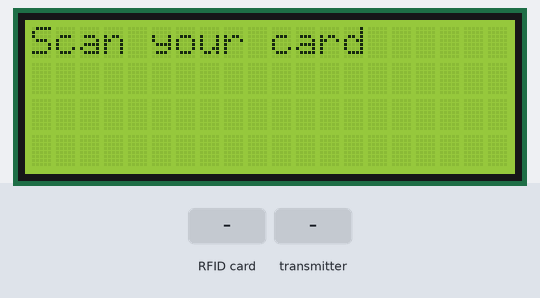
Bench run of a sketch on a simulated Arduino Uno, built with avr-gcc and run on an emulated ATmega328P. On the bench: 20×4 character LCD. The test bench sets the inputs (shaded band). No radio packets arrive unless stated; what the sketch prints to the serial monitor is not drawn.

Above: at 4.3 s.
4.4 s: RFID card F2 68 68 4B held to the reader
At 5.6 s:
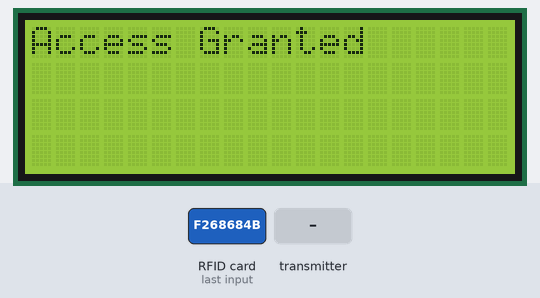
5.9 s: the transmitter starts sending ecg = 0
At 7.4 s:
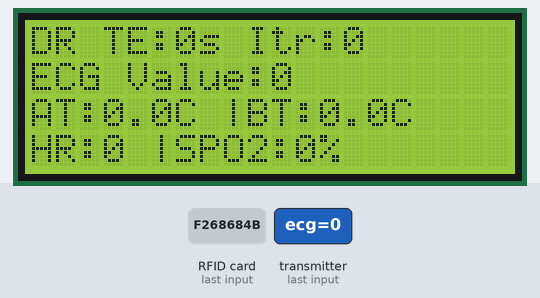
8.9 s: the transmitter starts sending ecg = 256
At 9.4 s:
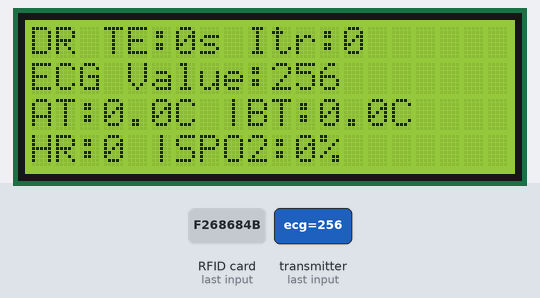
11.9 s: the transmitter starts sending ambientTemp = 100
At 12.8 s:
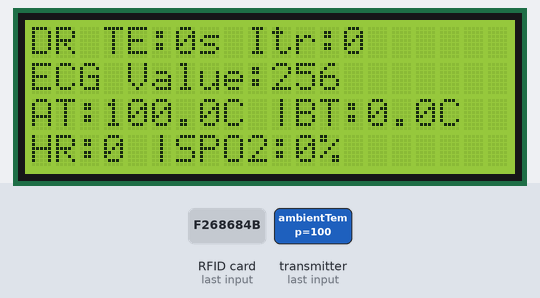
14.9 s: the transmitter starts sending bodyTemp = 25
At 15.4 s:
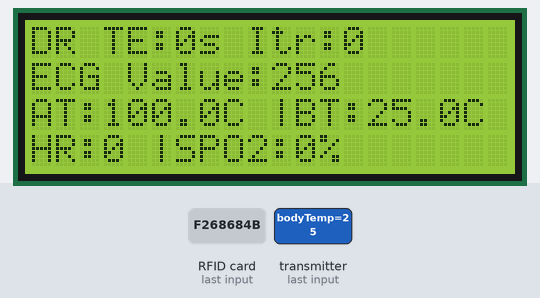
17.9 s: the transmitter starts sending ambientTemp = 25
At 18.4 s:
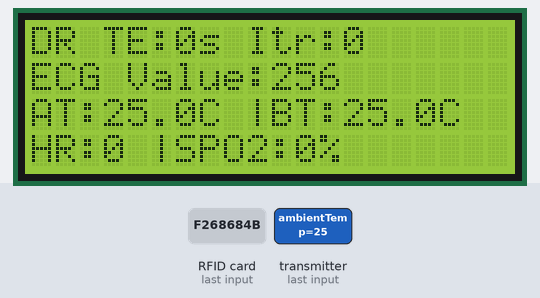
Timing chart, 0 to 20.9 s (numbered marks = the images above; inputs shaded):
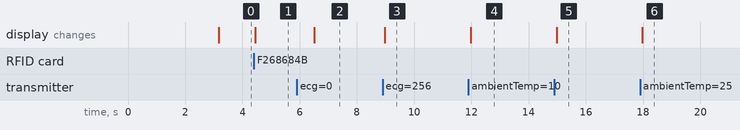

The sketch:

Receiver_Unit.ino
```cpp
#include <SPI.h>
#include <nRF24L01.h>
#include <RF24.h>
#include <Wire.h>
#include <LiquidCrystal_I2C.h>
#include <MFRC522.h>

/* ================= NRF ================= */
RF24 radio(8, 7);
const byte address[6] = "HLTH1";

/* ================= LCD ================= */
LiquidCrystal_I2C lcd(0x20, 20, 4);

/* ================= RFID ================= */
#define SS_PIN 10
#define RST_PIN 9
MFRC522 rfid(SS_PIN, RST_PIN);

// Authorized UID (F2 68 68 4B)
byte authorizedUID[4] = {0xF2, 0x68, 0x68, 0x4B};

/* ================= PACKET ============== */
struct HealthPacket {
  int ecg;
  float ambientTemp;
  float bodyTemp;
  int bpm;
  int spo2;
  unsigned long timeSec;
  int iteration;
};

HealthPacket packet;

/* ================= SESSION CONTROL ===== */
bool accessGranted = false;
unsigned long sessionStart = 0;

void setup() {

  Serial.begin(9600);
  Wire.begin();
  SPI.begin();

  lcd.init();
  lcd.backlight();

  rfid.PCD_Init();

  radio.begin();
  radio.openReadingPipe(0, address);
  radio.startListening();

  lcd.clear();
  lcd.setCursor(0,0);
  lcd.print("---Health Monitor---");
  lcd.setCursor(0,1);
  lcd.print("Receiver Unit");

  delay(3000);
}

void loop() {

  /* ================= RFID LOGIN MODE ================= */
  while (!accessGranted) {

    lcd.clear();
    lcd.setCursor(0,0);
    lcd.print("Scan your card");

    while (!rfid.PICC_IsNewCardPresent() || !rfid.PICC_ReadCardSerial()) {
      // waiting for card
    }

    bool match = true;
    for (byte i = 0; i < 4; i++) {
      if (rfid.uid.uidByte[i] != authorizedUID[i]) {
        match = false;
        break;
      }
    }

    lcd.clear();

    if (match) {
      lcd.setCursor(0,0);
      lcd.print("Access Granted");
      Serial.println("Access Granted");
      accessGranted = true;
      sessionStart = millis();   // Start 20s timer
      delay(2000);
    }
    else {
      lcd.setCursor(0,0);
      lcd.print("Access Denied");
      Serial.println("Access Denied");
      delay(2000);
    }

    rfid.PICC_HaltA();
  }

  /* ================= SESSION ACTIVE ================= */
  if (accessGranted) {

    // Check if 20 seconds passed
    if (millis() - sessionStart >= 20000) {

      accessGranted = false;   // Reset access
      lcd.clear();
      lcd.setCursor(0,0);
      lcd.print("Session Expired");
      delay(2000);
      return;   // Go back to RFID mode
    }

    if (radio.available()) {

      radio.read(&packet, sizeof(packet));

      Serial.println("---------------------------");
      Serial.println("Receiver Unit");
      Serial.print("ECG Value: ");
      Serial.println(packet.ecg);

      lcd.clear();

      lcd.setCursor(0, 0);
      lcd.print("DR TE:");
      lcd.print(packet.timeSec);
      lcd.print("s Itr:");
      lcd.print(packet.iteration);

      lcd.setCursor(0, 1);
      lcd.print("ECG Value:");
      lcd.print(packet.ecg);

      lcd.setCursor(0, 2);
      lcd.print("AT:");
      lcd.print(packet.ambientTemp,1);
      lcd.print("C |BT:");
      lcd.print(packet.bodyTemp,1);
      lcd.print("C");

      lcd.setCursor(0, 3);
      lcd.print("HR:");
      lcd.print(packet.bpm);
      lcd.print(" |SPO2:");
      lcd.print(packet.spo2);
      lcd.print("%");
    }
  }
}
```

Measured:
- after the input at 4.4 s, the display: changes at once (image 1)
- after the input at 5.9 s, the display: changes after 0.61 s (image 2)
- after the input at 8.9 s, the display: changes after 0.08 s (image 3)
- after the input at 11.9 s, the display: changes after 0.08 s (image 4)
- after the input at 14.9 s, the display: changes after 0.08 s (image 5)
- after the input at 17.9 s, the display: changes after 0.07 s (image 6)
